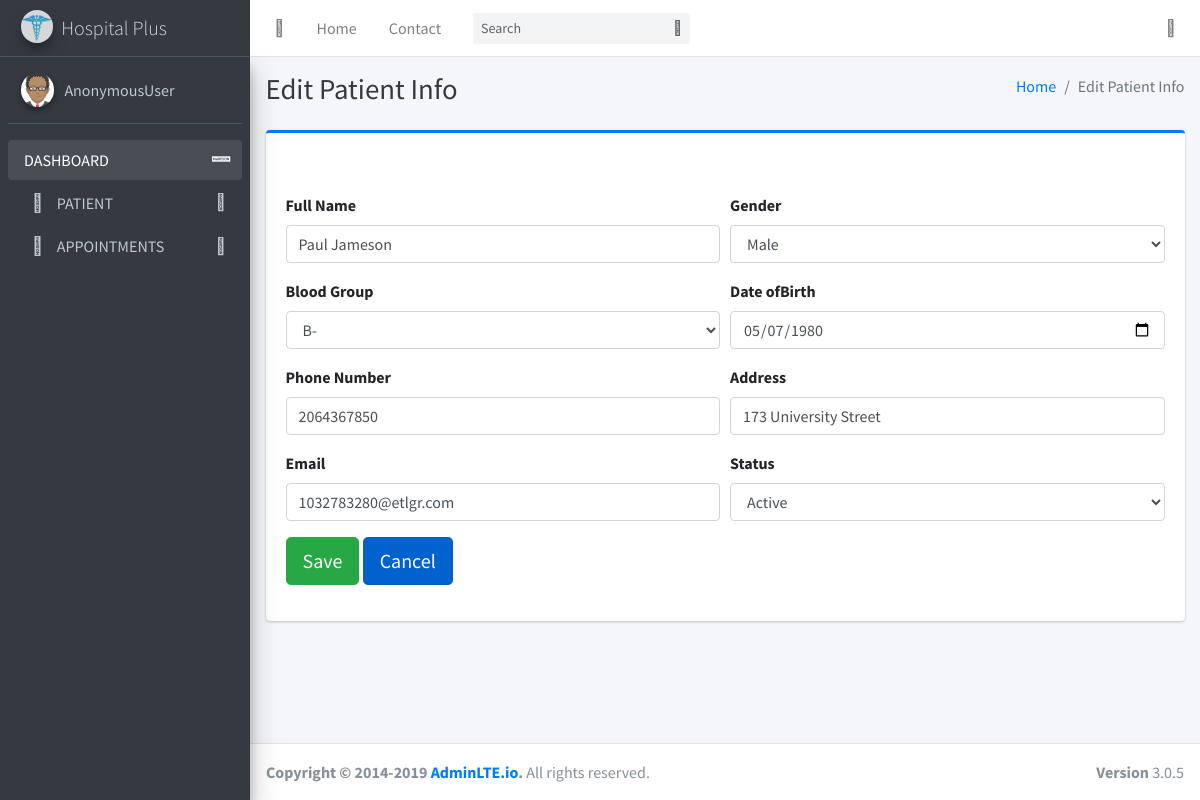
The page /editPatient/2/ on the database its author committed.
### hms/models.py (models this page shows, shortened)
class Patients(models.Model):
    fullName = models.CharField('Full Name', max_length=150, null = True)
    gender_choices = [
        ('Male', 'Male'),
        ('Female', 'Female'),
        ('Others', 'Others'),
    ]
    gender = models.CharField(
        max_length=10,
        choices=gender_choices,
        default= "AB+",
    )
    blood_group_choices = [
        ('A+', 'A+'),
        ('A-', 'A-'),
        ('B+', 'B+'),
        ('B-', 'B-'),
        ('O+', 'O+'),
        ('O-', 'O-'),
        ('AB+', 'AB+'),
        ('AB-', 'AB-'),
    ]
    blood_group = models.CharField(
        max_length=10,
        choices=blood_group_choices,
        default= "---",
    )
    birth_date = models.DateField('Date of Birth', null = True)
    phone = models.CharField('Phone Number', max_length=150, null = True)
    address = models.CharField('Address', max_length=150, null = True)
    patient_email = models.EmailField('Email', max_length=150, null = True)
    status_choices = [
        ('------', '-------'),
        ('Active', 'Active'),
        ('In-Active', 'In-Active'),
    ]
    status = models.CharField(
        max_length=20,
        choices=status_choices,
        default= "---",
    )
    create_date = models.DateField(auto_now_add=True, null = True)
    update_date = models.DateTimeField(auto_now=True,  null = True)

### hms/views.py (the view)
# urls.py: path('editPatient/<str:pk>/', views.editPatient, name='edit'),
def editPatient(request, pk):
    patient = Patients.objects.get(id=pk)
    form = PatientsForm(instance = patient)
    if request.method == 'POST':
        form = PatientsForm(request.POST, instance = patient)
        if form.is_valid():
           form.save()
           return redirect ('patientList')
    context = {'form':form}
    return render(request, 'hms/editPatient.html', context)

### hms/forms.py
class PatientsForm(forms.ModelForm):
    class Meta:
        model = Patients
        fields = '__all__'

### hms/templates/hms/editPatient.html (shortened to what this page needs)
{% extends 'index.html' %}
{% load widget_tweaks %}
{% block cardtitle%} Edit Patient Info {% endblock%}
{% block breadcrumb%} Edit Patient Info {% endblock%}
{% block content %}
        <form action="" method="post">
            <div class="form-row">
                <div class="form-group col-md-6">
                  <label for="fullName">Full Name</label>
                  {% render_field form.fullName placeholder="Full Name" type="text" class="form-control" %}
                </div>
                <div class="form-group col-md-6">
                  <label for="gender">Gender</label>
                  {% render_field form.gender placeholder="Gender" type="text" class="form-control" %}
                </div>
              </div>
              <div class="form-row">
                <div class="form-group col-md-6">
                  <label for="blood_group">Blood Group</label>
                  {% render_field form.blood_group placeholder="Blood Group" type="text" class="form-control" %}
                </div>
                <div class="form-group col-md-6">
                  <label for="birth_date">Date ofBirth</label>
                  {% render_field form.birth_date placeholder="Date of Birth" type="date" class="form-control" %}
                </div>
              </div>
              <div class="form-row">
                <div class="form-group col-md-6">
                  <label for="phone">Phone Number</label>
                  {% render_field form.phone placeholder="Phone Number" type="text" class="form-control" %}
                </div>
                <div class="form-group col-md-6">
                  <label for="address">Address</label>
                  {% render_field form.address placeholder="Address" type="text" class="form-control" %}
                </div>
              </div>
              <div class="form-row">
                <div class="form-group col-md-6">
                  <label for="patient_email">Email</label>
                  {% render_field form.patient_email placeholder="Email" type="email" class="form-control" %}
                </div>
                <div class="form-group col-md-6">
                  <label for="status">Status</label>
                  {% render_field form.status placeholder="Status" type="text" class="form-control" %}
                </div>
            </div>
            <button type="submit" class="btn btn-success btn-lg">Save</button>
            <a href="#" class="btn btn-primary btn-lg active" role="button" aria-pressed="true">Cancel</a>
          </form>
{%endblock%}

### rows shown on the page
Patients: fullName "Paul Jameson", gender "Male", blood_group "B-", birth_date "05/07/1980", phone "2064367850", address "173 University Street", patient_email "1032783280@etlgr.com", status "Active"

### other values the page prints
{{ request.user }} "AnonymousUser"
